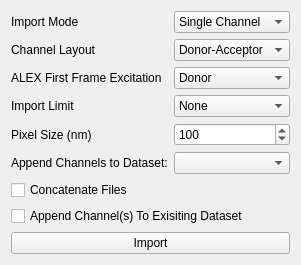
         <widget class="QWidget" name="tab_15">
          <attribute name="title">
           <string>Import Images</string>
          </attribute>
          <layout class="QVBoxLayout" name="verticalLayout_18">
           <item>
            <layout class="QFormLayout" name="formLayout">
             <item row="0" column="0">
              <widget class="QLabel" name="label">
               <property name="text">
                <string>Import Mode</string>
               </property>
              </widget>
             </item>
             <item row="0" column="1">
              <widget class="QComboBox" name="molseeq_import_mode">
               <item>
                <property name="text">
                 <string>Single Channel</string>
                </property>
               </item>
               <item>
                <property name="text">
                 <string>FRET</string>
                </property>
               </item>
               <item>
                <property name="text">
                 <string>Donor</string>
                </property>
               </item>
               <item>
                <property name="text">
                 <string>Acceptor</string>
                </property>
               </item>
               <item>
                <property name="text">
                 <string>ALEX</string>
                </property>
               </item>
               <item>
                <property name="text">
                 <string>DA</string>
                </property>
               </item>
               <item>
                <property name="text">
                 <string>DD</string>
                </property>
               </item>
               <item>
                <property name="text">
                 <string>AA</string>
                </property>
               </item>
               <item>
                <property name="text">
                 <string>AD</string>
                </property>
               </item>
              </widget>
             </item>
             <item row="1" column="0">
              <widget class="QLabel" name="molseeq_channel_layout_label">
               <property name="text">
                <string>Channel Layout</string>
               </property>
              </widget>
             </item>
             <item row="1" column="1">
              <widget class="QComboBox" name="molseeq_channel_layout">
               <item>
                <property name="text">
                 <string>Donor-Acceptor</string>
                </property>
               </item>
               <item>
                <property name="text">
                 <string>Acceptor-Donor</string>
                </property>
               </item>
              </widget>
             </item>
             <item row="2" column="0">
              <widget class="QLabel" name="molseeq_alex_first_frame_label">
               <property name="text">
                <string>ALEX First Frame Excitation</string>
               </property>
              </widget>
             </item>
             <item row="2" column="1">
              <widget class="QComboBox" name="molseeq_alex_first_frame">
               <item>
                <property name="text">
                 <string>Donor</string>
                </property>
               </item>
               <item>
                <property name="text">
                 <string>Acceptor</string>
                </property>
               </item>
              </widget>
             </item>
             <item row="3" column="0">
              <widget class="QLabel" name="label_32">
               <property name="text">
                <string>Import Limit</string>
               </property>
              </widget>
             </item>
             <item row="3" column="1">
              <widget class="QComboBox" name="molseeq_import_limt">
               <item>
                <property name="text">
                 <string>None</string>
                </property>
               </item>
               <item>
                <property name="text">
                 <string>10</string>
                </property>
               </item>
               <item>
                <property name="text">
                 <string>50</string>
                </property>
               </item>
               <item>
                <property name="text">
                 <string>100</string>
                </property>
               </item>
               <item>
                <property name="text">
                 <string>200</string>
                </property>
               </item>
               <item>
                <property name="text">
                 <string>300</string>
                </property>
               </item>
               <item>
                <property name="text">
                 <string>400</string>
                </property>
               </item>
               <item>
                <property name="text">
                 <string>500</string>
                </property>
               </item>
              </widget>
             </item>
             <item row="5" column="0">
              <widget class="QLabel" name="molseeq_append_dataset_label">
               <property name="text">
                <string>Append Channels to Dataset:</string>
               </property>
              </widget>
             </item>
             <item row="5" column="1">
              <widget class="QComboBox" name="molseeq_append_dataset"/>
             </item>
             <item row="4" column="0">
              <widget class="QLabel" name="label_104">
               <property name="text">
                <string>Pixel Size (nm)</string>
               </property>
              </widget>
             </item>
             <item row="4" column="1">
              <widget class="QSpinBox" name="molseeq_pixel_size">
               <property name="maximum">
                <number>1000</number>
               </property>
               <property name="value">
                <number>100</number>
               </property>
              </widget>
             </item>
            </layout>
           </item>
           <item>
            <widget class="QCheckBox" name="molseeq_concatenate">
             <property name="text">
              <string>Concatenate Files</string>
             </property>
            </widget>
           </item>
           <item>
            <widget class="QCheckBox" name="molseeq_append">
             <property name="text">
              <string>Append Channel(s) To Exisiting Dataset</string>
             </property>
            </widget>
           </item>
           <item>
            <widget class="QPushButton" name="molseeq_import">
             <property name="text">
              <string>Import</string>
             </property>
            </widget>
           </item>
          </layout>
         </widget>
